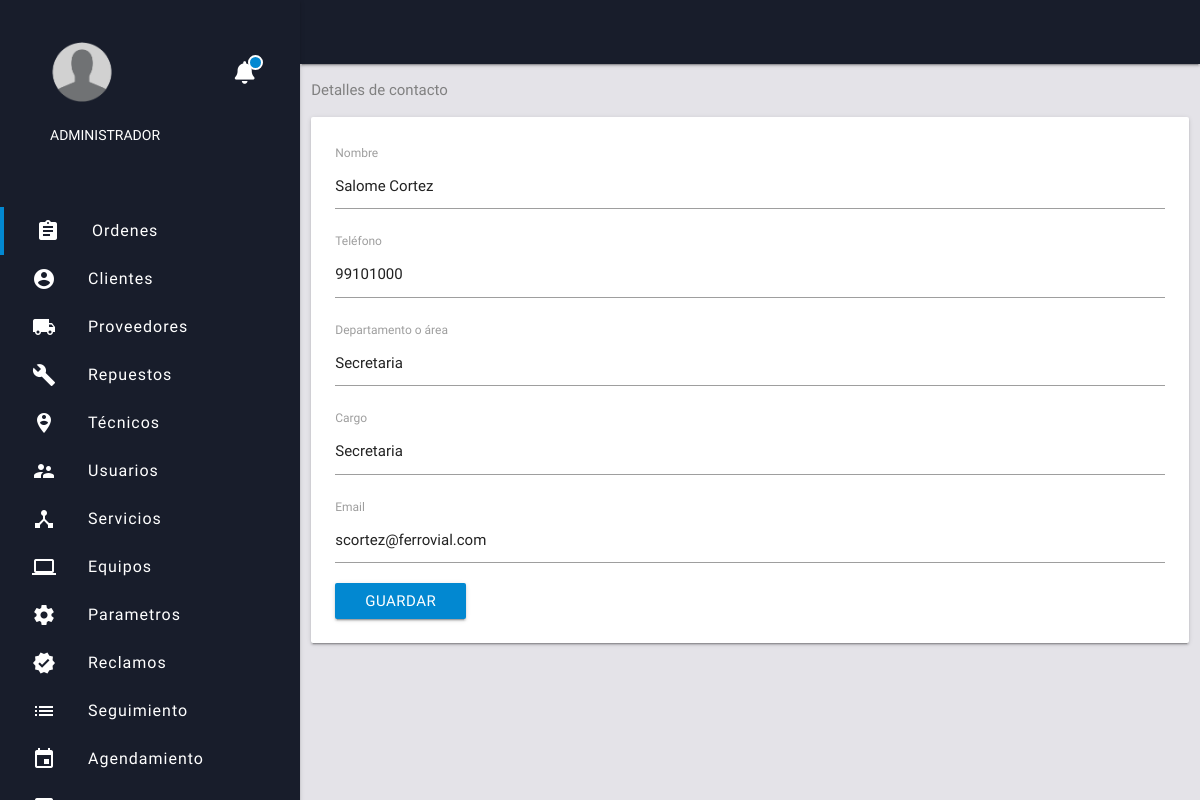
Screenshot of /clients/up_contact.php?id=16 with the database file from the repository.
### tables this page shows
CREATE TABLE `contacts` (
  `id` int(11) NOT NULL,
  `contact_name` varchar(50) NOT NULL,
  `phone` varchar(30) NOT NULL,
  `id_branches` int(11) NOT NULL,
  `department` varchar(50) NOT NULL,
  `charge` varchar(50) NOT NULL,
  `email` varchar(50) NOT NULL
);

### clients/up_contact.php (the view, shortened to what this page needs)
<?php include '../extend/header.php';
$id = htmlentities($_GET['id']);
$sel = $con->query("SELECT * FROM contacts WHERE id = '$id' ");
if ($f = $sel->fetch_assoc()) {
  $name = $f['contact_name'];
  $phone = $f['phone'];
  $department = $f['department'];
  $charge = $f['charge'];
  $email = $f['email'];
}
?>
<div class="row">
  <div class="col s12">
    <p style="color:grey;">Detalles de contacto</p>
    <div class="card horizontal">
      <div class="card-stacked">
        <div class="card-content">
          <form  action="update_contact.php" method="post">
            <label for="location">Nombre</label>
            <input type="text" name="contact_name" value="<?php echo isset($name) ? $name : '' ?>">
            <label for="phone">Teléfono</label>
            <input type="text" name="contact_phone" value="<?php echo isset($phone) ? $phone : '' ?>">
            <label for="department">Departamento o área</label>
            <input type="text" name="contact_department" value="<?php echo isset($department) ? $department : '' ?>">
            <label for="charge">Cargo</label>
            <input type="text" name="contact_charge" value="<?php echo isset($charge) ? $charge : '' ?>">
            <label for="email">Email</label>
            <input type="text" name="contact_email" value="<?php echo isset($email) ? $email : '' ?>">
            <button type="submit" class="btn light-blue darken-2">Guardar</button>
          </form>
        </div>
      </div>
    </div>
  </div>
</div>

### css/web-app.css (style rules this page uses)
html { background-color:#e4e3e8; font-family: 'Work Sans', sans-serif; }

### css/notifications.css (style rules this page uses)
body { margin: 0; padding: 0; }

### rows the page displays
contacts: contact_name "Salome Cortez", contact_phone "99101000", contact_department "Secretaria", contact_charge "Secretaria", contact_email "scortez@ferrovial.com"
